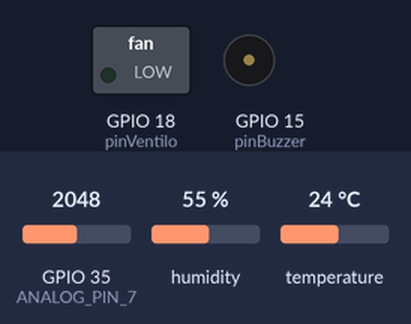
Simulated run of this sketch. Board: ESP32. Parts: switched loads named in the sketch (green lamp = pin HIGH), buzzer (waves = sounding). The inputs (shaded band) are chosen by the test bench; at power-on: humidity 55 %, GPIO 35 (ANALOG_PIN_7) = 2048, temperature 24 °C. WiFi joins after 1.5 s; servers stay silent unless stated; no MQTT or app messages arrive unless stated; what the sketch prints to the serial monitor is not drawn.

Above: at 3.7 s.
3.8 s: humidity set to 60 %
At 5.2 s:
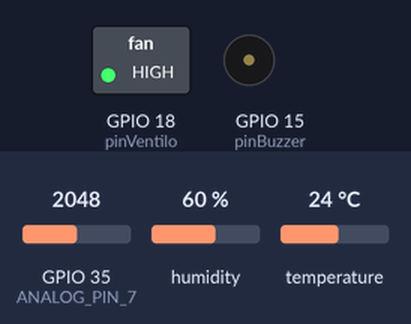
7.3 s: GPIO 35 (ANALOG_PIN_7) set to 222
10.8 s: GPIO 35 (ANALOG_PIN_7) set to 187
At 11.2 s:
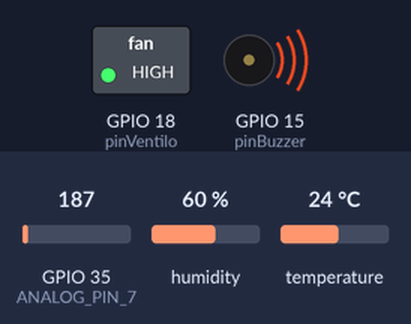
13.4 s: GPIO 35 (ANALOG_PIN_7) set to 491
At 15.6 s:
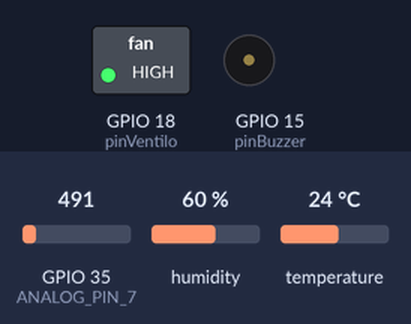
20.0 s: GPIO 35 (ANALOG_PIN_7) set to 60
At 20.5 s:
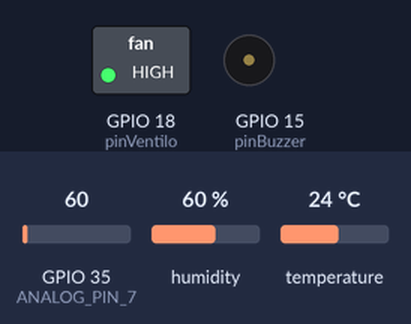
22.6 s: humidity set to 22 %
At 23.9 s:
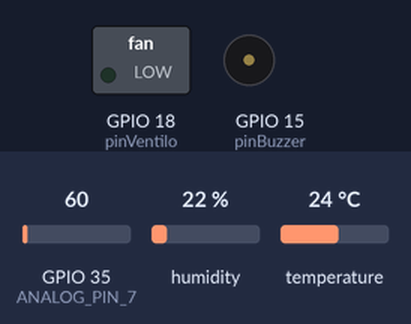
Timing chart, 0 to 25.6 s (numbered marks = the images above; inputs shaded):
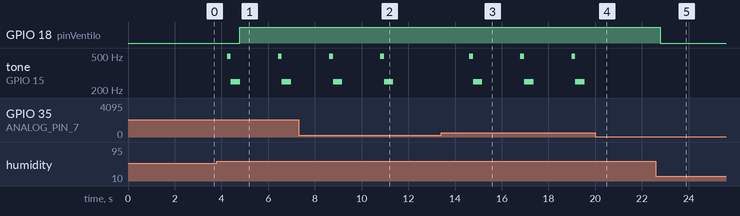

The sketch:

SalleDeBain.ino
```cpp
/* Dans le cadre du projet Smart Ohm'e de BA3 ingénieur civil en informatique et gestion
 *  AFENZOUAR Farid
 *  email : Farid.AFENZOUAR@student.umons.ac.be
 *  FISICARO Federico
 *  email: Federico.FISICARO@student.umons.ac.be
 *  NGUYEN Harry
 *  email : Harry.NGUYEN@student.umons.ac.be
 *  VANSNICK Loïc
 *  email : Loic.VANSNICK@student.umons.ac.be
 */

#include <WiFi.h> // Enables the ESP8266 to connect to the local network (via WiFi)
#include <PubSubClient.h> // Allows us to connect to, and publish to the MQTT broker

// WiFi
// Make sure to update this for your own WiFi network!
const char* ssid = "IoTWifi";
const char* wifi_password = "SmartBuilding";

// MQTT
// Make sure to update this for your own MQTT Broker!
//const char* mqtt_server = "192.168.0.50";
const char* mqtt_server = "192.168.4.1";
const char* mqtt_topic_sdb_water = "sdb/waterlevel";
const char* mqtt_topic_sdb_hum = "sdb/humidity";
// The client id identifies the ESP8266 device. Think of it a bit like a hostname (Or just a name, like Greg).
const char* clientID = "esp32_SdB";

// Initialise the WiFi and MQTT Client objects
WiFiClient wifiClient;
PubSubClient client(mqtt_server, 1883, wifiClient); // 1883 is the listener port for the Broker


byte HumidityReference=0;
int ecartHumidity=3; //Différence d'humidité pour que le ventilateur s'active

int waterlevelRef = 0;
int ecartWater=200; //Différence du niveau d'eau pour que le buzzer s'active


#include <SimpleDHT.h>

// for DHT11,
//      VCC: 5V or 3V
//      GND: GND
//      DATA: 2
int pinDHT11 = 32;
SimpleDHT11 dht11(pinDHT11);

// Declaration des variables

#define ANALOG_PIN_7 35
int pinVentilo = 18;
int pinLaser = 18;
int pinBuzzer = 15;


// Données à envoyer

int hum_send = 0;
int waterlvl_send = 0;

void setup() {
  // put your setup code here, to run once:

  Serial.begin(9600);
  delay(1000); // give me time to bring up serial monitor
  Serial.println("ESP32 Analog IN Test");

  Serial.print("Connecting to ");
  Serial.println(ssid);

  // Connect to the WiFi
  WiFi.begin(ssid, wifi_password);

  // Wait until the connection has been confirmed before continuing
  while (WiFi.status() != WL_CONNECTED) {
    delay(500);
    Serial.print(".");
  }

  // Debugging - Output the IP Address of the ESP8266
  Serial.println("WiFi connected");
  Serial.print("IP address: ");
  Serial.println(WiFi.localIP());

  // Connect to MQTT Broker
  // client.connect returns a boolean value to let us know if the connection was successful.
  if (client.connect(clientID)) {
    Serial.println("Connected to MQTT Broker!");
  }
  else {
    Serial.println("Connection to MQTT Broker failed...");
  }


  pinMode(pinLaser, OUTPUT);
  pinMode(pinVentilo, OUTPUT);
  pinMode(pinBuzzer, OUTPUT);

  //Prendre la temperature et l'humidité de référence
  byte temperatureRef = 0;
  int err = SimpleDHTErrSuccess;
  if ((err = dht11.read(&temperatureRef, &HumidityReference, NULL)) != SimpleDHTErrSuccess) {
    Serial.print("Read DHT11 failed, err="); Serial.println(err);delay(1000);
    return;
  }

  //Prendre le niveau d'eau de référence
  //double waterlevelRef = analogRead(ANALOG_PIN_7);
}


void loop() {
  // put your main code here, to run repeatedly:

  //Capteur température et humidité


  byte temperature = 0;
  byte humidity = 0;
  int err = SimpleDHTErrSuccess;
  if ((err = dht11.read(&temperature, &humidity, NULL)) != SimpleDHTErrSuccess) {
    Serial.print("Read DHT11 failed, err="); Serial.println(err);delay(1000);
    return;
  }

  Serial.print((int)temperature); Serial.print(" *C, ");
  Serial.print((int)humidity); Serial.println(" H");
  hum_send = (int)humidity;
  Serial.print((int)HumidityReference); Serial.println(" H de référence");


  if(humidity > (int)HumidityReference+ecartHumidity){
    digitalWrite(pinLaser, HIGH);
    digitalWrite(pinVentilo, HIGH);
    }
    else {
    digitalWrite(pinLaser, LOW);
    digitalWrite(pinVentilo, LOW);
      }

  // DHT11 sampling rate is 1HZ.
  delay(1500);


  //Capteur niveau d'eau
  double waterlevel = analogRead(ANALOG_PIN_7);
  int waterlvl_send = (int)waterlevel;
  Serial.println(waterlevelRef);
  delay(100);


  // Sending data to mqtt server

  char hum[16];
  char water[16];
  itoa(waterlvl_send, water, 10);
  itoa(hum_send, hum, 10);

  Serial.println(hum);
  Serial.println(water);

  // Send hum

  if (client.publish(mqtt_topic_sdb_hum, hum)){
    Serial.print("Humidite = ");
    Serial.println(hum);

    // client.publish(mqtt_topic, cstr);
    // Again, client.publish will return a boolean value depending on whether it succeded or not.
    // If the message failed to send, we will try again, as the connection may have broken.
  }else {
        Serial.println("Message failed to send. Reconnecting to MQTT Broker and trying again");
        client.connect(clientID);
        delay(10); // This delay ensures that client.publish doesn't clash with the client.connect call
        client.publish(mqtt_topic_sdb_hum, "Button pressed!");
  }

  // Send water level

  if (client.publish(mqtt_topic_sdb_water, water)){
    Serial.print("Water level is = ");
    Serial.println(water);

  }else {
        Serial.println("Message failed to send. Reconnecting to MQTT Broker and trying again");
        client.connect(clientID);
        delay(10); // This delay ensures that client.publish doesn't clash with the client.connect call
        client.publish(mqtt_topic_sdb_water, "Button pressed!");
  }


  //Passive Buzzer

  if (waterlvl_send>waterlevelRef+ecartWater){
 unsigned char i, j ;
 Serial.println("Buzz");

    for (i = 0; i <80; i++) // When a frequency sound
    {
      digitalWrite (pinBuzzer, HIGH) ; //send tone
      delay (1) ;
      digitalWrite (pinBuzzer, LOW) ; //no tone
      delay (1) ;
    }
    for (i = 0; i <100; i++) // When a frequency sound
    {
      digitalWrite (pinBuzzer, HIGH) ; //send tone
      delay (2) ;
      digitalWrite (pinBuzzer, LOW) ; //no tone
      delay (2) ;
    }
  }

}
```

Measured:
- the behaviour switches between 58 and 59 % on humidity (found by bisection; images 0 and 1)
- the behaviour switches between 201 and 200 on GPIO 35 (ANALOG_PIN_7) (found by bisection; images 1 and 2)
- after the input at 3.8 s, GPIO 18 (pinVentilo): LOW → HIGH after 0.99 s
- after the input at 10.8 s, tone on GPIO 15 (pinBuzzer): goes on until 11.4 s, then stays silent
- after the input at 13.4 s, tone on GPIO 15 (pinBuzzer): silent → 498 Hz after 1.2 s, then repeats every 2.2 s: 250 Hz 0.40 s, silent 1.6 s, 498 Hz 0.16 s
- after the input at 20.0 s, tone on GPIO 15 (pinBuzzer): stays silent (without the input it goes to 498 Hz after 1.2 s)
- after the input at 22.6 s, GPIO 18 (pinVentilo): HIGH → LOW after 0.18 s
